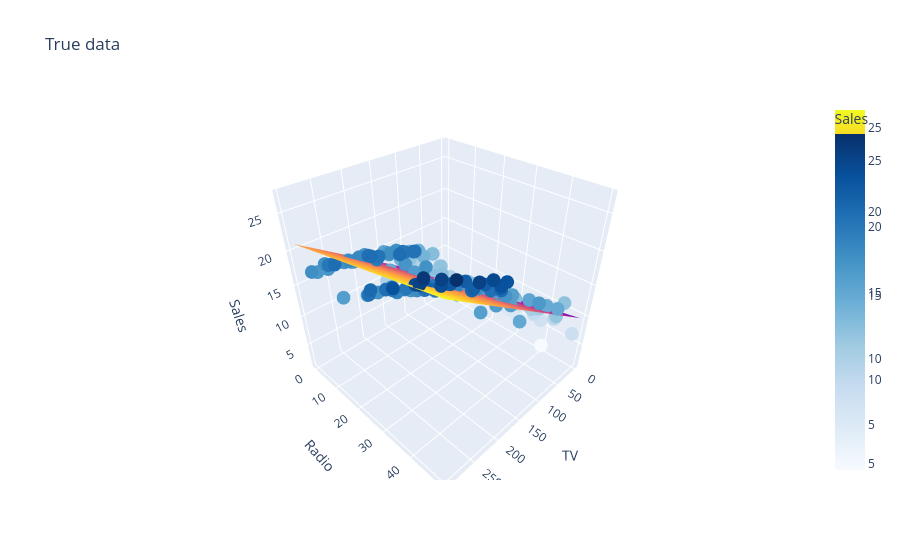

The notebook cell this image was saved under:
### Code cell
# plane of Regression
x_range = np.linspace(df['TV'].min(), df['TV'].max(), 15)
y_range = np.linspace(df['Radio'].min(), df['Radio'].max(), 15)

xx,yy = np.meshgrid(x_range, y_range)
news_mean = df['Newspaper'].mean()
news_col = np.full(xx.ravel().shape, news_mean)

pred_input = np.c_[xx.ravel(), yy.ravel(), news_col]
zz = r.predict(pred_input).reshape(xx.shape)

fig = px.scatter_3d(df, x = df['TV'],
                    y = df['Radio'],
                    z = df['Sales'],
                    color=df['Sales'],
                    color_continuous_scale='blues',
                    title='True data')
fig.add_surface(x = x_range, y = y_range, z = zz)

fig.show()

### Figure 1 — Plotly figure (JSON) as saved in the notebook; plotly's stock layout.template omitted (floating-point values rounded to 4 significant figures; data arrays with more than 128 entries replaced by an {"elided": "..."} marker saying what was removed)
{"data": [{"hovertemplate": "TV=%{x}<br>Radio=%{y}<br>Sales=%{marker.color}<extra></extra>", "legendgroup": "", "marker": {"color": {"elided": "200 float values"}, "coloraxis": "coloraxis", "symbol": "circle"}, "mode": "markers", "name": "", "scene": "scene", "showlegend": false, "type": "scatter3d", "x": {"elided": "200 float values"}, "y": {"elided": "200 float values"}, "z": {"elided": "200 float values"}}, {"type": "surface", "x": [0.7, 21.82, 42.94, 64.06, 85.19, 106.3, 127.4, 148.5, 169.7, 190.8, 211.9, 233.0, 254.2, 275.3, 296.4], "y": [0.0, 3.543, 7.086, 10.63, 14.17, 17.71, 21.26, 24.8, 28.34, 31.89, 35.43, 38.97, 42.51, 46.06, 49.6], "z": {"elided": "15x15 float values"}}], "layout": {"coloraxis": {"colorbar": {"title": {"text": "Sales"}}, "colorscale": [[0, "rgb(247,251,255)"], [0.125, "rgb(222,235,247)"], [0.25, "rgb(198,219,239)"], [0.375, "rgb(158,202,225)"], [0.5, "rgb(107,174,214)"], [0.625, "rgb(66,146,198)"], [0.75, "rgb(33,113,181)"], [0.875, "rgb(8,81,156)"], [1, "rgb(8,48,107)"]]}, "legend": {"tracegroupgap": 0}, "scene": {"domain": {"x": [0, 1], "y": [0, 1]}, "xaxis": {"title": {"text": "TV"}}, "yaxis": {"title": {"text": "Radio"}}, "zaxis": {"title": {"text": "Sales"}}}, "title": {"text": "True data"}}}
